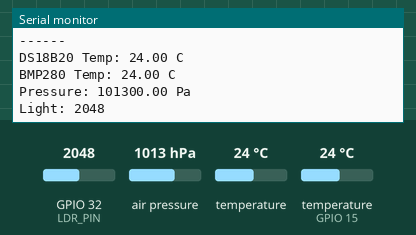
This program was run on a simulated ESP32. Parts: the last lines printed to the serial monitor. Inputs (shaded band) come from the test bench; at power-on: air pressure 1013 hPa, temperature (sensor on GPIO 15) 24 °C, GPIO 32 (LDR_PIN) = 2048, temperature 24 °C.

Above: at 4.3 s.
4.4 s: air pressure set to 952 hPa
At 7.3 s:
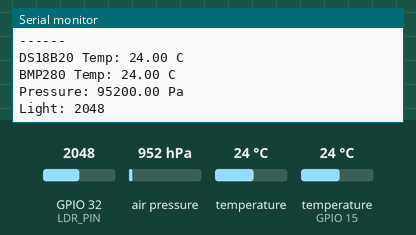
8.1 s: temperature (sensor on GPIO 15) set to 12 °C
11.8 s: GPIO 32 (LDR_PIN) set to 2866
At 12.4 s:
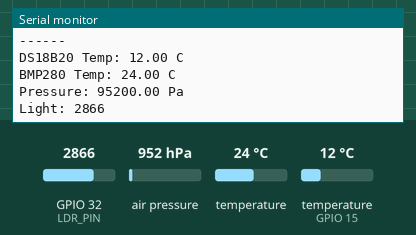
15.5 s: temperature (sensor 0) set to 12 °C
At 18.7 s:
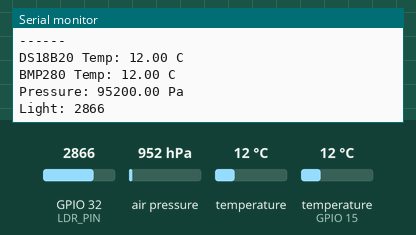
19.2 s: temperature (sensor on GPIO 15) set to 19 °C
22.9 s: GPIO 32 (LDR_PIN) set to 3972
At 27.0 s:
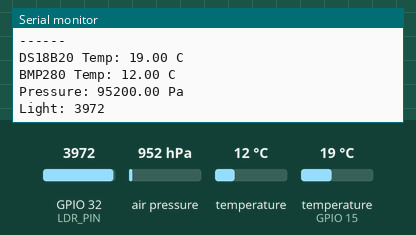
Timing chart, 0 to 27.6 s (numbered marks = the images above; inputs shaded):
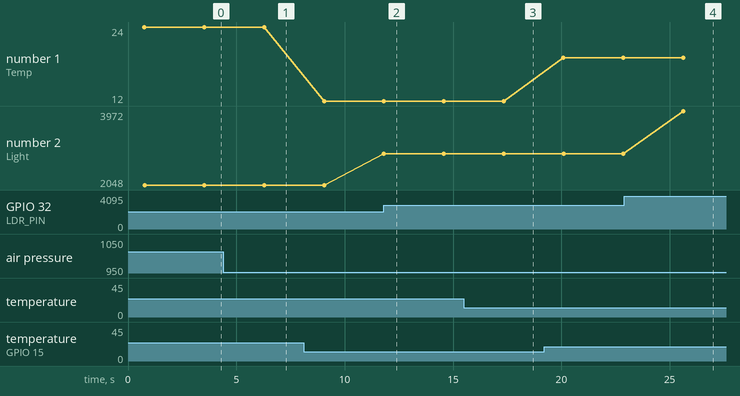

The program:

main.cpp
```cpp
#include <OneWire.h>
#include <Wire.h>
#include <Adafruit_BMP280.h>

// ====== ПІНИ (ЗАМІНИ) ======
#define ONE_WIRE_BUS 15
#define LDR_PIN 32
#define SDA_PIN 21
#define SCL_PIN 22
// ===========================

OneWire ds(ONE_WIRE_BUS);
Adafruit_BMP280 bmp;

// ВСТАВ СЮДИ СВІЙ ROM (якщо 1 датчик)
byte addr[8] = {0x28, 0x61, 0x64, 0x35, 0xF9, 0x4D, 0x31, 0xDC};
float readDS18B20()
{
  byte data[9];

  ds.reset();
  ds.select(addr);
  ds.write(0x44); // start conversion
  delay(750);

  ds.reset();
  ds.select(addr);
  ds.write(0xBE); // read scratchpad

  for (int i = 0; i < 9; i++)
  {
    data[i] = ds.read();
  }

  int16_t raw = (data[1] << 8) | data[0];
  return (float)raw / 16.0;
}

void setup()
{
  Serial.begin(115200);

  Wire.begin(SDA_PIN, SCL_PIN);

  if (!bmp.begin(0x76))
  {
    Serial.println("BMP280 не знайдено!");
    while (1)
      ;
  }
}

void loop()
{

  // ===== DS18B20 =====
  float tempDS = readDS18B20();

  // ===== BMP280 =====
  float tempBMP = bmp.readTemperature();
  float pressure = bmp.readPressure();

  // ===== LDR =====
  int light = analogRead(LDR_PIN);

  // ===== ВИВІД =====
  Serial.println("------");

  Serial.print("DS18B20 Temp: ");
  Serial.print(tempDS);
  Serial.println(" C");

  Serial.print("BMP280 Temp: ");
  Serial.print(tempBMP);
  Serial.println(" C");

  Serial.print("Pressure: ");
  Serial.print(pressure);
  Serial.println(" Pa");

  Serial.print("Light: ");
  Serial.println(light);

  delay(2000);
}
```

Measured:
- after the input at 4.4 s, the serial monitor: prints a new line after 1.9 s (image 1)
- after the input at 11.8 s, the serial monitor: prints a new line at once (image 2)
- after the input at 15.5 s, the serial monitor: prints a new line after 1.8 s (image 3)
- after the input at 22.9 s, the serial monitor: prints a new line after 2.7 s (image 4)
- plotted number 1: 24 → 12 after the input at 8.1 s, 12 → 19 after the input at 19.2 s
- plotted number 2: 2048 → 2866 after the input at 11.8 s, 2866 → 3972 after the input at 22.9 s
